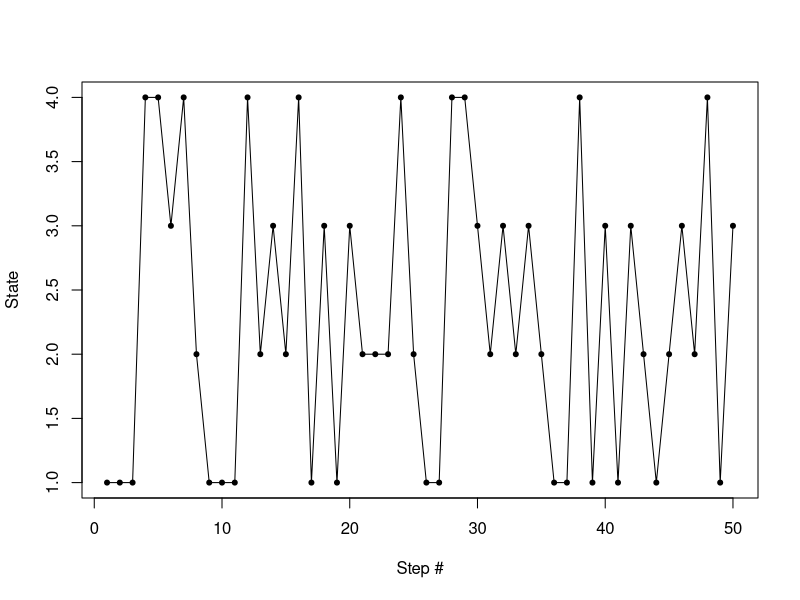

This figure's R source:
## ---- chunk 1
Q <- matrix(c(0, 0, 1, 0, 0, 0, 0, 1, 2/3, 1/3, 0, 0, 1/3, 2/3, 0, 0),
            nrow = 4, ncol = 4, byrow = TRUE)
x <- c(0.5, 0.25, 0.25, 0)
n <- 50
state_sequence <- matrix(0, nrow = n, ncol = 1)
for (j in seq(n)) {
  state_sequence[j] <- sample(seq(4), 1, prob = x)
  x <- x %*% Q
}
{plot(seq(n), state_sequence, xlab = 'Step #', ylab = 'State', type = 'p', pch = 20)
lines(seq(n), state_sequence, lwd = 1)}
